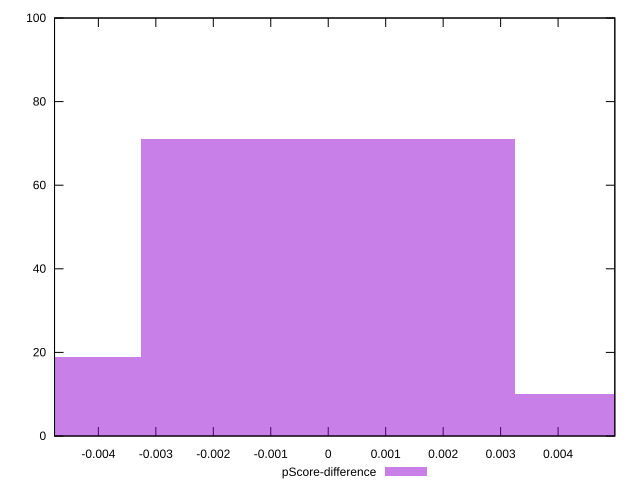

Generate this figure with gnuplot:
reset

$pScoreDifference <<EOF
-0.00650072094214815 19
0.00650072094214815 10
0 71
EOF

set key outside below
set boxwidth 0.00650072094214815
set xrange [-0.004762987835318144:0.004987318545867869]
set yrange [0:100]
set trange [0:100]
set style fill transparent solid 0.5 noborder
set terminal svg size 640, 490 enhanced background rgb 'white'
set output "reports/report_00030_2021-02-24T20-42-31.540Z/bootup-time/samples/music/pScore-difference/histogram.svg"

plot $pScoreDifference title "pScore-difference" with boxes

reset
